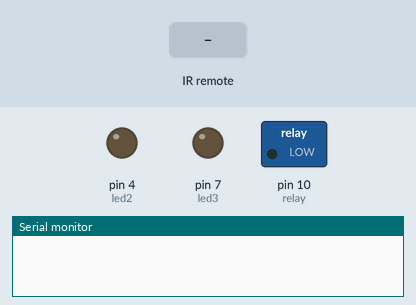
This sketch was run on a simulated Arduino Uno, built with avr-gcc and run on an emulated ATmega328P. Parts: switched loads named in the sketch (green lamp = pin HIGH), output pins drawn as LEDs (lit = HIGH), the last lines printed to the serial monitor. The test bench sets the inputs (shaded band).

Above: at 1.2 s.
1.3 s: infrared code 0xC1AAFC03 received
At 1.8 s:
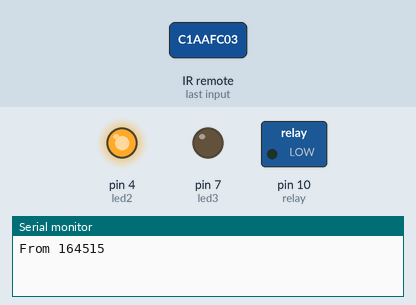
2.8 s: infrared code 0xC1AA7986 received
At 4.0 s:
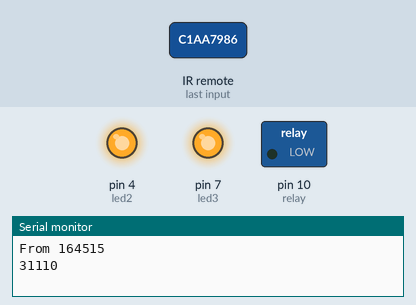
4.3 s: infrared code 0xDD2D1CD1 received
At 5.3 s:
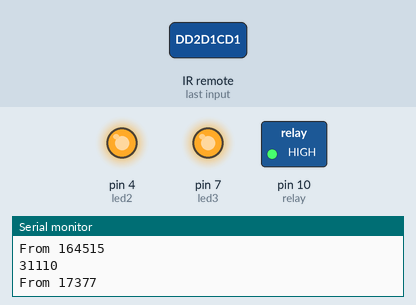
5.8 s: infrared code 0xC1AA7986 received
At 6.4 s:
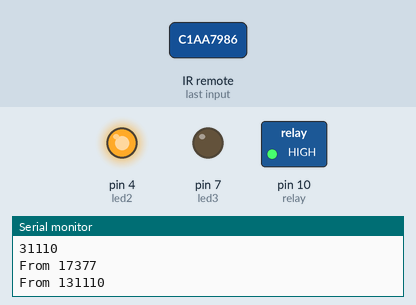
7.3 s: infrared code 0xC1AAFC03 received
At 7.6 s:
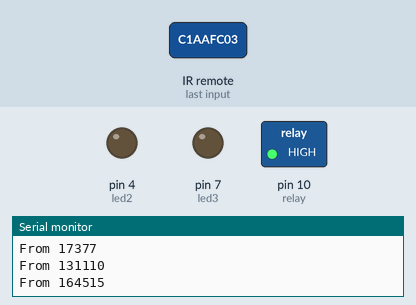
Timing chart, 0 to 9.8 s (numbered marks = the images above; inputs shaded):
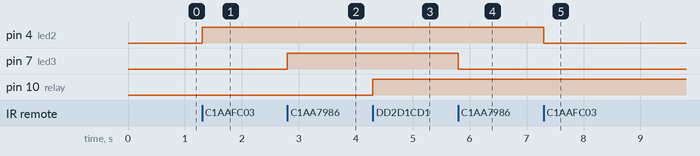

The sketch:

IR_relay.ino
```cpp
#include <IRremote.h>

int RECV_PIN = 11; // the pin where you connect the output pin of sensor
int relay = 10;
int led2 = 4;
int led3 = 7;
int itsONled[] = {0,0,0,0};
/* the initial state of LEDs is OFF (zero)
the first zero must remain zero but you can
change the others to 1's if you want a certain
led to light when the board is powered */
#define code1 3249208323 // code received from button no. 1
#define code2 3249177213 // code received from button no. 2
#define code3 3249174918 // code received from button no. 3
#define relay1 3710721233
IRrecv irrecv(RECV_PIN);

decode_results results;

void setup()
{
Serial.begin(9600); // you can ommit this line
irrecv.enableIRIn(); // Start the receiver
pinMode(relay, OUTPUT);
pinMode(led2, OUTPUT);
pinMode(led3, OUTPUT);

}

void loop() {
if (irrecv.decode(&results)) {
unsigned int value = results.value;
switch(value) {
case relay1:
if(itsONled[1] == 1) { // if first led is on then
Serial.write("From 1");
digitalWrite(relay, LOW); // turn it off when button is pressed
//delay(1000);
itsONled[1] = 0; // and set its state as off
} else { // else if first led is off
  Serial.write("From 1");
digitalWrite(relay, HIGH); // turn it on when the button is pressed
itsONled[1] = 1; // and set its state as on
}
break;
case code1:
if(itsONled[2] == 1) {
  Serial.write("From 1");
digitalWrite(led2, LOW);

itsONled[2] = 0;
} else {
  Serial.write("From 1");
digitalWrite(led2, HIGH);
itsONled[2] = 1;
}
break;
case code3:
if(itsONled[3] == 1) {
  Serial.write("From 1");
digitalWrite(led3, LOW);
itsONled[3] = 0;
} else {
digitalWrite(led3, HIGH);
itsONled[3] = 1;
}
break;
}
Serial.println(value); // you can ommit this line
irrecv.resume(); // Receive the next value
}
}
```

Measured:
- after the input at 1.3 s, pin 4 (led2): LOW → HIGH at once
- after the input at 2.8 s, pin 7 (led3): LOW → HIGH at once
- after the input at 4.3 s, pin 10 (relay): LOW → HIGH at once
- after the input at 5.8 s, pin 7 (led3): HIGH → LOW at once
- after the input at 7.3 s, pin 4 (led2): HIGH → LOW at once
